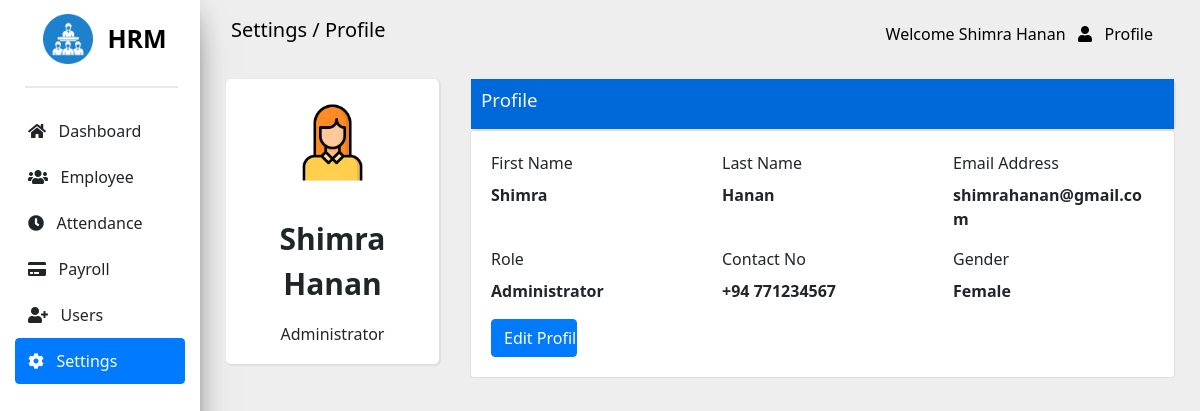
The app's page /pages/profile/index.php (signed in), older data.
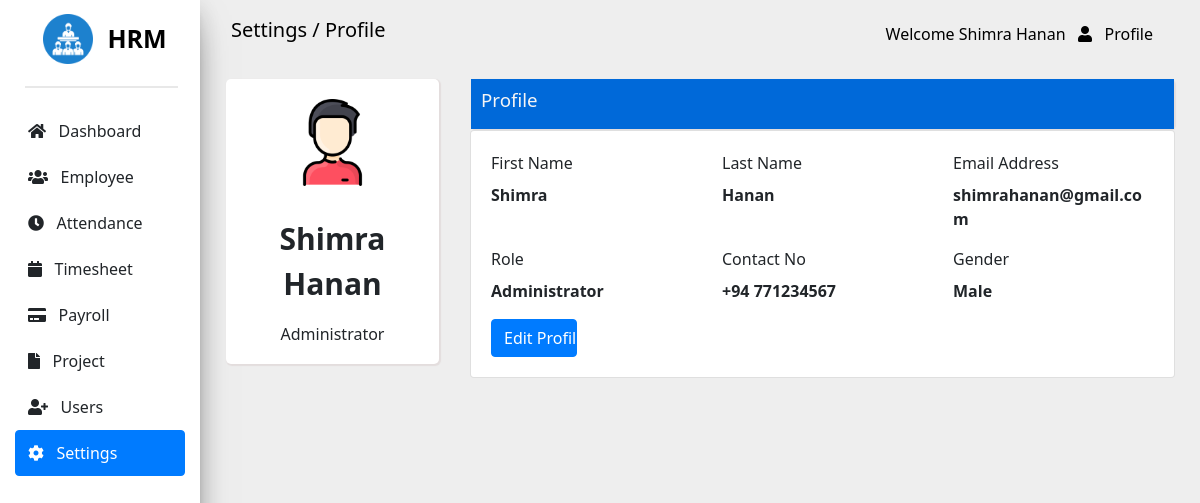
The same page, newer data.
### tables this page shows
CREATE TABLE IF NOT EXISTS `userpermission` (
  `id` int NOT NULL AUTO_INCREMENT,
  `userId` varchar(65) NOT NULL,
  `dashboard` tinyint(1) NOT NULL,
  `employee` tinyint(1) NOT NULL,
  `cemployee` tinyint(1) NOT NULL,
  `uemployee` tinyint(1) NOT NULL,
  `demployee` tinyint(1) NOT NULL,
  `attendance` tinyint(1) NOT NULL,
  `cattendance` tinyint(1) NOT NULL,
  `uattendance` tinyint(1) NOT NULL,
  `dattendance` tinyint(1) NOT NULL,
  `payroll` tinyint(1) NOT NULL,
  `cpayroll` tinyint(1) NOT NULL,
  `upayroll` tinyint(1) NOT NULL,
  `dpayroll` tinyint(1) NOT NULL,
  `user` tinyint(1) NOT NULL,
  `cuser` tinyint(1) NOT NULL,
  `uuser` tinyint(1) NOT NULL,
  `duser` tinyint(1) NOT NULL,
  `settings` tinyint(1) NOT NULL,
  `project` tinyint(1) NOT NULL,
  `cproject` tinyint(1) NOT NULL,
  `uproject` tinyint(1) NOT NULL,
  `dproject` tinyint(1) NOT NULL,
  `department` tinyint(1) NOT NULL,
  `cdepartment` tinyint(1) NOT NULL,
  `udepartment` tinyint(1) NOT NULL,
  `ddepartment` tinyint(1) NOT NULL,
  `position` tinyint(1) NOT NULL,
  `cposition` tinyint(1) NOT NULL,
  `uposition` tinyint(1) NOT NULL,
  `dposition` tinyint(1) NOT NULL,
  `timesheet` tinyint(1) NOT NULL,
  `ctimesheet` tinyint(1) NOT NULL,
  `utimesheet` tinyint(1) NOT NULL,
  `dtimesheet` tinyint(1) NOT NULL,
  PRIMARY KEY (`id`),
  KEY `FK_UserId` (`userId`)
);

CREATE TABLE IF NOT EXISTS `user` (
  `firstname` varchar(65) NOT NULL,
  `lastname` varchar(65) NOT NULL,
  `email` varchar(200) NOT NULL,
  `password` varchar(65) NOT NULL,
  `role` tinyint NOT NULL,
  `contactno` int DEFAULT NULL,
  `gender` tinyint(1) NOT NULL,
  `changed` tinyint(1) NOT NULL,
  PRIMARY KEY (`email`)
);

### core/services/common-service.php (called while the page is built, shortened)
<?php
    function getUsername() {
        return $_SESSION["fullname"];
    }
    function getRole($num) {
        if($num == 0) {
            return "Administrator";
        } else if($num == 1) {
            return "Staff";
        }  else {
            return "N/A";
        }
    }
?>

### core/services/user-service.php (called while the page is built, shortened)
<?php
    function getUser($conn, $id) {
        $query = "SELECT * FROM user u
        left join userpermission up on u.email= up.userId
        where u.email = '$id'";
        return $conn->query($query);
    }
    function getGender($gender) {
        if($gender == 0) {
            return 'Male';
        } else if($gender == 1) {
            return 'Female';
        } else {
            return 'N/A';
        }
    }
?>

### pages/profile/index.php (the view, shortened to what this page needs)
<?php
    require '../../core/services/common-service.php';
    require '../../shared/components/sidenav.php';
    require '../../core/services/user-service.php';
?>
<!DOCTYPE html>
<html lang="en">
<head>
    <link rel="stylesheet" href="https://use.fontawesome.com/releases/v5.7.0/css/all.css"
>
    <link rel="stylesheet" href="../../assets/css/common.css" />
    <link rel="stylesheet" href="../../assets/css/dashboard.css" />
    <link rel="stylesheet" href="../../assets/css/profile.css" />
</head>
<body>
    <div class="row max-width">
        <div class="col-md-2 side-content">
            <img src="../../assets/images/hrm.png" width="50px" />
            <label>HRM</label>
            <br />
            <div class="break-line"></div>
            <div class="button-section">
                <?php echo getSideNav("settings"); ?>
            </div>
        </div>
        <div class="col-md-10 nav-content">
            <nav class="navbar">
                <label class="navbar-brand">Settings / Profile</label>
                <div class="dropdown">
                    <button class="dropbtn" onclick="showDropDown()">
                        Welcome <?php echo getUserName();?> &nbsp
                        <span class="fa fa-user" onclick="showDropDown()"></span> &nbsp Profile
                    </button>
                </div>
            </nav>
            <?php
                $id = $_SESSION['userId'];
                $result = getUser($conn, $id);
                while($row = mysqli_fetch_assoc($result)) {
            ?>
            <div class="row maintain-paddings">
                <div class="col-md-3">
                    <div class="row card-container">
                        <div class="col-md-12 slight-padding-left make-center">
                            <?php
                                if($row["gender"] == 0) {
                                    echo '<img src="../../assets/images/man.png" class="resize">';
                                } else if($row['gender'] == 1) {
                                    echo '<img src="../../assets/images/female.png" class="resize">';
                                } else {
                                    echo '<img src="../../assets/images/no.png" class="resize">';
                                }
                            ?>
                        </div>
                        <div class="col-md-12 slight-padding-right make-center">
                            <p><?php echo getUserName();?></p>
                            <label><?php echo getRole($_SESSION["role"]);?></label>
                        </div>
                    </div>
                </div>
                <div class="col-md-9">
                    <div class="card-container">
                        <div class="col-md-12 padding-around">
                            <h3>Profile</h3>
                        </div>
                    </div>
                    <div class="card">
                        <form class="profile-form">
                            <div class="row extra-row">
                                <div class="col-md-4">
                                    <label for="fnameInput">First Name</label>
                                    <p class="more-weight"><?php echo $row["firstname"];?></p>
                                </div>
                                <div class="col-md-4">
                                    <label for="lnameInput">Last Name</label>
                                    <p class="more-weight"><?php echo $row["lastname"];?></p>
                                </div>
                                <div class="col-md-4">
                                    <label for="emailInput">Email Address</label>
                                    <p class="more-weight"><?php echo $row["email"];?></p>
                                </div>
                                <div class="col-md-4">
                                    <label for="roleSelect">Role</label>
                                    <p class="more-weight"><?php echo getRole($row["role"]);?></p>
                                </div>
                                <div class="col-md-4">
                                    <label for="contactNoInput">Contact No</label>
                                    <div class="input-group">
                                        <p class="more-weight">+94 <?php echo $row["contactno"];?></p>
                                    </div>
                                </div>
                                <div class="col-md-4">
                                    <label for="genderSelect">Gender</label>
                                    <p class="more-weight"><?php echo getGender($row["gender"]);?></p>
                                </div>
                                <div class="col-md-2">
                                    <input type="submit" class="btn btn-primary" value="Edit Profile"
                                        name="updateProfile">
                                </div>
                            </div>
                        </form>
                    </div>
                </div>
            </div>
            <?php
                }
            ?>
        </div>
</body>
</html>

### shared/components/sidenav.php
<?php
    function getSideNav($active) {
        if($_SESSION["dashboard"] == 1) {
            if($active == "dashboard") {
                echo '<a href="../dashboard" class="controls btn btn-primary">
                    <span class="fa fa-home"></span> &nbsp Dashboard
                </a>';
            } else {
                echo '<a href="../dashboard" class="controls btn">
                    <span class="fa fa-home"></span> &nbsp Dashboard
                </a>';
            }
        }
        if($_SESSION["employee"] == 1) {
            if($active == "employee") {
                echo '<a href="../employee" class="controls btn btn-primary">
                    <span class="fa fa-users"></span> &nbsp Employee
                </a>';
            } else {
                echo '<a href="../employee" class="controls btn">
                    <span class="fa fa-users"></span> &nbsp Employee
                </a>';
            }
        }
        if($_SESSION["attendance"] == 1) {
            if($active == "attendance") {
                echo '<a href="../attendance" class="controls btn btn-primary">
                    <span class="fa fa-clock"></span> &nbsp Attendance
                </a>';
            } else {
                echo '<a href="../attendance" class="controls btn">
                    <span class="fa fa-clock"></span> &nbsp Attendance
                </a>';
            }
        }
        if($_SESSION["timesheet"] == 1) {
            if($active == "timesheet") {
                echo '<a href="../project" class="controls btn btn-primary">
                    <span class="fa fa-calendar"></span> &nbsp Timesheet
                </a>';
            } else {
                echo '<a href="../project" class="controls btn">
                    <span class="fa fa-calendar"></span> &nbsp Timesheet
                </a>';
            }
        }
        if($_SESSION["payroll"] == 1) {
            if($active == 'payroll') {
                echo '<a href="../payroll" class="controls btn btn-primary">
                        <span class="fa fa-credit-card"></span> &nbsp Payroll
                </a>';
            } else {
                echo '<a href="../payroll" class="controls btn">
                    <span class="fa fa-credit-card"></span> &nbsp Payroll
                </a>';
            }
        }
        if($_SESSION["project"] == 1) {
            if($active == "project") {
                echo '<a href="../project" class="controls btn btn-primary">
                    <span class="fa fa-file"></span> &nbsp Project
                </a>';
            } else {
                echo '<a href="../project" class="controls btn">
                    <span class="fa fa-file"></span> &nbsp Project
                </a>';
            }
        }
        if($_SESSION["user"] == 1) {
            if($active == "user") {
                echo '<a href="../users" class="controls btn btn-primary">
                    <span class="fa fa-user-plus"></span> &nbsp Users
                </a>';
            } else {
                echo '<a href="../users" class="controls btn">
                    <span class="fa fa-user-plus"></span> &nbsp Users
                </a>';
            }
        }
        if($_SESSION["settings"] == 1) {
            if($active == "settings") {
                echo '<a href="../settings" class="controls btn btn-primary">
                    <span class="fa fa-cog"></span> &nbsp Settings
                </a>';
            } else {
                echo '<a href="../settings" class="controls btn">
                    <span class="fa fa-cog"></span> &nbsp Settings
                </a>';
            }
        }
    }
?>

### assets/css/common.css (style rules this page uses)
body { background-color: #eee; margin: 0; font-family: "Segoe UI","Roboto","Helvetica Neue",Arial,"Noto Sans",sans-serif,"Apple Color Emoji","Segoe UI Emoji","Segoe UI Symbol","Noto Color Emoji"; font-size: 1rem; font-weight: 400; line-height: 1.5; color: #212529; text-align: left; }
.row { display: flex; flex-wrap: wrap; margin-right: -15px; margin-left: -15px; }
.col-md, .col-md-1, .col-md-10, .col-md-11, .col-md-12, .col-md-2, .col-md-3, .col-md-4, .col-md-5, .col-md-6, .col-md-7, .col-md-8, .col-md-9, .col-md-auto { position: relative; width: 100%; padding-right: 15px; padding-left: 15px; }
@media only screen and (min-width: 768px) { .col-md-2 { max-width: 16.666667%; } }
@media only screen and (min-width: 768px) { .col-md-3 { max-width: 25%; } }
@media only screen and (min-width: 768px) { .col-md-4 { max-width: 33.333333%; } }
@media only screen and (min-width: 768px) { .col-md-9 { max-width: 75%; } }
@media only screen and (min-width: 768px) { .col-md-10 { max-width: 83.333333%; } }
@media only screen and (min-width: 768px) { .col-md-12 { max-width: 100%; } }
nav { display: block; }
.btn { display: inline-block; font-weight: 400; color: #212529; text-align: center; vertical-align: middle; user-select: none; background-color: transparent; border: 1px solid transparent; padding: .375rem .75rem; font-size: 1rem; line-height: 1.5; border-radius: .25rem; transition: color .15s ease-in-out,background-color .15s ease-in-out,border-color .15s ease-in-out,box-shadow .15s ease-in-out; }
a { color: #007bff; text-decoration: none; background-color: transparent; }
.navbar { position: relative; display: flex; flex-wrap: wrap; align-items: center; justify-content: space-between; padding: .5rem 1rem; }
.navbar-brand { color: black !important; }
.navbar-brand { display: inline-block; padding-top: .3125rem; padding-bottom: .3125rem; margin-right: 1rem; font-size: 1.25rem; line-height: inherit; white-space: nowrap; }
.dropdown, .dropleft, .dropright, .dropup { position: relative; }
.dropdown .dropbtn { cursor: pointer; font-size: 16px; border: none; outline: none; color: black; padding: 14px 16px; background-color: inherit; font-family: inherit; margin: 0; }
[type=button]:not(:disabled), [type=reset]:not(:disabled), [type=submit]:not(:disabled), button:not(:disabled) { cursor: pointer; }
button, select { text-transform: none; }
button, input { overflow: visible; }
button, input, optgroup, select, textarea { margin: 0; font-family: inherit; font-size: inherit; line-height: inherit; }
button { border-radius: 0; }
.btn-primary:hover, .btn-primary { color: #fff; background-color: #0069d9; border-color: #0062cc; }
label { display: inline-block; margin-bottom: .5rem; }
nav { background-color: transparent; }
p { margin-top: 0; margin-bottom: 1rem; }
.card { padding: 10px; }
.card { position: relative; display: flex; -ms-flex-direction: column; flex-direction: column; min-width: 0; word-wrap: break-word; background-color: #fff; background-clip: border-box; border: 1px solid rgba(0,0,0,.125); border-radius: .25rem; }
.h1, .h2, .h3, .h4, .h5, .h6, h1, h2, h3, h4, h5, h6 { margin-bottom: .5rem; font-weight: 500; line-height: 1.2; }
h1, h2, h3, h4, h5, h6 { margin-top: 0; margin-bottom: .5rem; }
button, input, select { margin: 0; font-family: inherit; font-size: inherit; line-height: inherit; }
.side-content { background-color: #fff; max-height: 100%; height: 100%; position: fixed; top: 0; bottom: 0; left: 0; text-align: center; font-weight: bold; padding-top: 20px; box-shadow: 0px 16px 36px -12px rgb(0 0 0 /56%), 0 4px 25px 0px rgb(0 0 0 / 12%), 0 8px 10px -5px rgb(0 0 0 /20%) }
.side-content label { color: black; font-size: 25px; }
.side-content img { margin-right: 10px; margin-left: 10px; margin-top:-10px; }
.break-line { width: 90%; height: 2px; margin: 20px 0px 10px 10px; background-color: rgba(180, 180, 180, 0.3); }
.btn { width: 100%; }
.controls { padding-top: 10px; padding-bottom: 10px; text-align: left; }
.button-section { margin-top: 20px; }
.nav-content { position: absolute; right: 0; top: 0; float: right; width: calc(100% - 200px); height: 100%; max-height: 100%; }
.maintain-paddings { padding:10px; }
img { vertical-align: middle; border-style: none; }
.btn-primary { color: #fff; background-color: #007bff; border-color: #007bff; }

Row changes from the older to the newer data that the page shows:
changed userpermission "Administrator": gender: picture added; userId.gender "Female" → "Male"; gender: picture removed
Text that changed along with them:
text now shown: "Timesheet Project"
